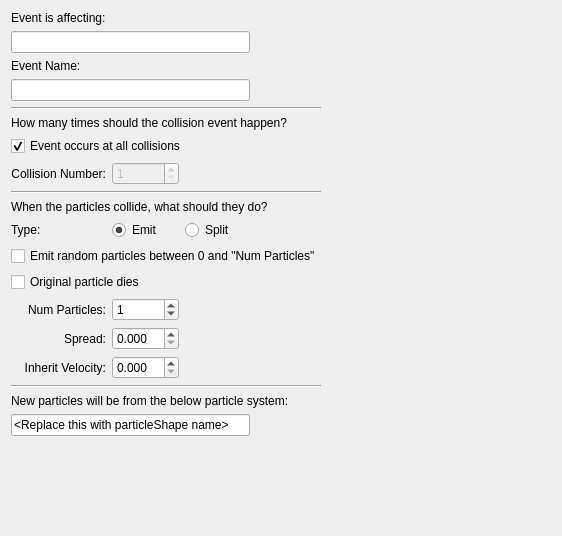
<?xml version="1.0" encoding="UTF-8"?>
<ui version="4.0">
 <class>collisionEvent</class>
 <widget class="QWidget" name="collisionEvent">
  <property name="geometry">
   <rect>
    <x>0</x>
    <y>0</y>
    <width>562</width>
    <height>536</height>
   </rect>
  </property>
  <property name="windowTitle">
   <string>Form</string>
  </property>
  <property name="toolTip">
   <string>Get the particleShape name from a Blue Behavior Node or Orange Look Node</string>
  </property>
  <property name="statusTip">
   <string/>
  </property>
  <property name="whatsThis">
   <string/>
  </property>
  <layout class="QGridLayout" name="gridLayout">
   <item row="0" column="0" colspan="3">
    <widget class="QLabel" name="label">
     <property name="text">
      <string>Event is affecting:</string>
     </property>
    </widget>
   </item>
   <item row="1" column="0" colspan="3">
    <widget class="QLineEdit" name="eventIsAffecting">
     <property name="readOnly">
      <bool>true</bool>
     </property>
    </widget>
   </item>
   <item row="2" column="0" colspan="2">
    <widget class="QLabel" name="label_2">
     <property name="text">
      <string>Event Name:</string>
     </property>
    </widget>
   </item>
   <item row="3" column="0" colspan="3">
    <widget class="QLineEdit" name="eventName">
     <property name="readOnly">
      <bool>true</bool>
     </property>
    </widget>
   </item>
   <item row="4" column="0" colspan="4">
    <widget class="Line" name="line">
     <property name="orientation">
      <enum>Qt::Horizontal</enum>
     </property>
    </widget>
   </item>
   <item row="5" column="0" colspan="4">
    <widget class="QLabel" name="label_3">
     <property name="text">
      <string>How many times should the collision event happen?</string>
     </property>
    </widget>
   </item>
   <item row="6" column="0" colspan="4">
    <widget class="QCheckBox" name="allCollisions">
     <property name="text">
      <string>Event occurs at all collisions</string>
     </property>
     <property name="checked">
      <bool>true</bool>
     </property>
    </widget>
   </item>
   <item row="8" column="0" colspan="4">
    <widget class="Line" name="line_2">
     <property name="orientation">
      <enum>Qt::Horizontal</enum>
     </property>
    </widget>
   </item>
   <item row="9" column="0" colspan="4">
    <widget class="QLabel" name="label_5">
     <property name="text">
      <string>When the particles collide, what should they do?</string>
     </property>
    </widget>
   </item>
   <item row="10" column="0">
    <widget class="QLabel" name="label_6">
     <property name="text">
      <string>Type:</string>
     </property>
    </widget>
   </item>
   <item row="11" column="0" colspan="4">
    <widget class="QCheckBox" name="emitRandomParticles">
     <property name="text">
      <string>Emit random particles between 0 and &quot;Num Particles&quot;</string>
     </property>
    </widget>
   </item>
   <item row="13" column="0">
    <widget class="QLabel" name="label_7">
     <property name="text">
      <string>Num Particles:</string>
     </property>
     <property name="alignment">
      <set>Qt::AlignRight|Qt::AlignTrailing|Qt::AlignVCenter</set>
     </property>
    </widget>
   </item>
   <item row="14" column="0">
    <widget class="QLabel" name="label_8">
     <property name="text">
      <string>Spread:</string>
     </property>
     <property name="alignment">
      <set>Qt::AlignRight|Qt::AlignTrailing|Qt::AlignVCenter</set>
     </property>
    </widget>
   </item>
   <item row="15" column="0">
    <widget class="QLabel" name="label_10">
     <property name="text">
      <string>Inherit Velocity:</string>
     </property>
     <property name="alignment">
      <set>Qt::AlignRight|Qt::AlignTrailing|Qt::AlignVCenter</set>
     </property>
    </widget>
   </item>
   <item row="16" column="0" colspan="4">
    <widget class="Line" name="line_3">
     <property name="orientation">
      <enum>Qt::Horizontal</enum>
     </property>
    </widget>
   </item>
   <item row="17" column="0" colspan="4">
    <widget class="QLabel" name="label_9">
     <property name="text">
      <string>New particles will be from the below particle system:</string>
     </property>
    </widget>
   </item>
   <item row="18" column="0" colspan="3">
    <widget class="QLineEdit" name="targetParticleSystem">
     <property name="whatsThis">
      <string extracomment="HEY"/>
     </property>
     <property name="text">
      <string>&lt;Replace this with particleShape name&gt;</string>
     </property>
    </widget>
   </item>
   <item row="7" column="0">
    <widget class="QLabel" name="label_4">
     <property name="text">
      <string>Collision Number:</string>
     </property>
     <property name="alignment">
      <set>Qt::AlignRight|Qt::AlignTrailing|Qt::AlignVCenter</set>
     </property>
    </widget>
   </item>
   <item row="15" column="4">
    <spacer name="horizontalSpacer">
     <property name="orientation">
      <enum>Qt::Horizontal</enum>
     </property>
     <property name="sizeHint" stdset="0">
      <size>
       <width>40</width>
       <height>20</height>
      </size>
     </property>
    </spacer>
   </item>
   <item row="19" column="0">
    <spacer name="verticalSpacer">
     <property name="orientation">
      <enum>Qt::Vertical</enum>
     </property>
     <property name="sizeHint" stdset="0">
      <size>
       <width>20</width>
       <height>40</height>
      </size>
     </property>
    </spacer>
   </item>
   <item row="13" column="1">
    <widget class="QSpinBox" name="numParticles">
     <property name="maximum">
      <number>999999999</number>
     </property>
     <property name="value">
      <number>1</number>
     </property>
    </widget>
   </item>
   <item row="14" column="1">
    <widget class="QDoubleSpinBox" name="spread">
     <property name="decimals">
      <number>3</number>
     </property>
     <property name="maximum">
      <double>2.000000000000000</double>
     </property>
     <property name="singleStep">
      <double>0.010000000000000</double>
     </property>
     <property name="value">
      <double>0.000000000000000</double>
     </property>
    </widget>
   </item>
   <item row="15" column="1">
    <widget class="QDoubleSpinBox" name="inheritVelocity">
     <property name="decimals">
      <number>3</number>
     </property>
     <property name="maximum">
      <double>1.000000000000000</double>
     </property>
     <property name="singleStep">
      <double>0.010000000000000</double>
     </property>
     <property name="value">
      <double>0.000000000000000</double>
     </property>
    </widget>
   </item>
   <item row="7" column="1">
    <widget class="QSpinBox" name="collisionNumber">
     <property name="enabled">
      <bool>false</bool>
     </property>
     <property name="minimum">
      <number>1</number>
     </property>
     <property name="maximum">
      <number>999999999</number>
     </property>
     <property name="value">
      <number>1</number>
     </property>
    </widget>
   </item>
   <item row="10" column="1">
    <widget class="QRadioButton" name="emit">
     <property name="text">
      <string>Emit</string>
     </property>
     <property name="checked">
      <bool>true</bool>
     </property>
    </widget>
   </item>
   <item row="10" column="2">
    <widget class="QRadioButton" name="split">
     <property name="text">
      <string>Split</string>
     </property>
     <property name="checked">
      <bool>false</bool>
     </property>
    </widget>
   </item>
   <item row="12" column="0" colspan="3">
    <widget class="QCheckBox" name="originalParticleDies">
     <property name="text">
      <string>Original particle dies</string>
     </property>
    </widget>
   </item>
  </layout>
 </widget>
 <resources/>
 <connections>
  <connection>
   <sender>allCollisions</sender>
   <signal>clicked(bool)</signal>
   <receiver>collisionNumber</receiver>
   <slot>setDisabled(bool)</slot>
   <hints>
    <hint type="sourcelabel">
     <x>147</x>
     <y>138</y>
    </hint>
    <hint type="destinationlabel">
     <x>134</x>
     <y>163</y>
    </hint>
   </hints>
  </connection>
  <connection>
   <sender>split</sender>
   <signal>clicked(bool)</signal>
   <receiver>originalParticleDies</receiver>
   <slot>setDisabled(bool)</slot>
   <hints>
    <hint type="sourcelabel">
     <x>203</x>
     <y>217</y>
    </hint>
    <hint type="destinationlabel">
     <x>118</x>
     <y>265</y>
    </hint>
   </hints>
  </connection>
  <connection>
   <sender>emit</sender>
   <signal>clicked(bool)</signal>
   <receiver>originalParticleDies</receiver>
   <slot>setEnabled(bool)</slot>
   <hints>
    <hint type="sourcelabel">
     <x>134</x>
     <y>217</y>
    </hint>
    <hint type="destinationlabel">
     <x>118</x>
     <y>265</y>
    </hint>
   </hints>
  </connection>
 </connections>
</ui>
